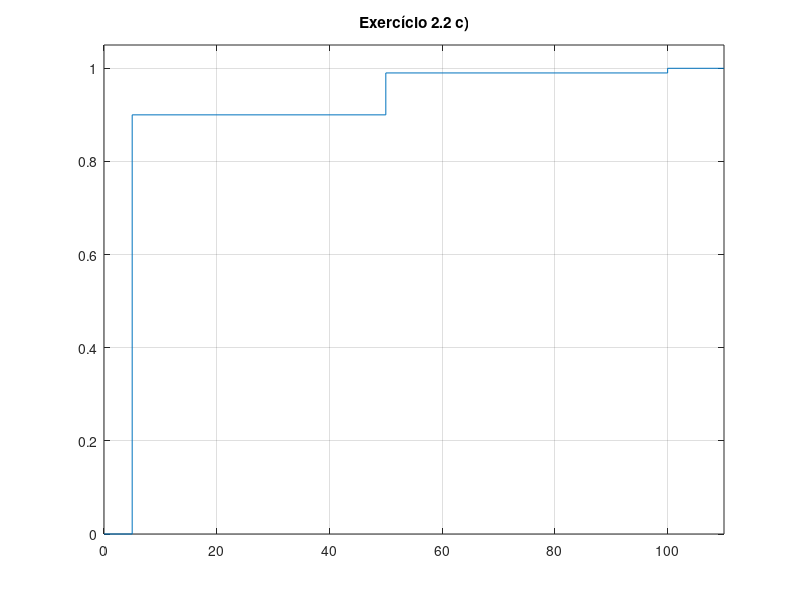

Reproduce this figure in MATLAB.
clear
close all
clc

%% a)
% Espaço de amostragem: 100
% Probabilidade: 0.01


%% b)
% Variável aletória discreta (apenas 3 valores possíveis).
% P(5)   = 0.900
% P(50)  = 0.090
% P(100) = 0.001


%% c)
x = [5 50 100];
px = [0.9 0.09 0.01];
stairs([0 x 110], [0 cumsum(px) 1])
grid
title("Exercício 2.2 c)")
xlim([0 110])
ylim([0 1.05])